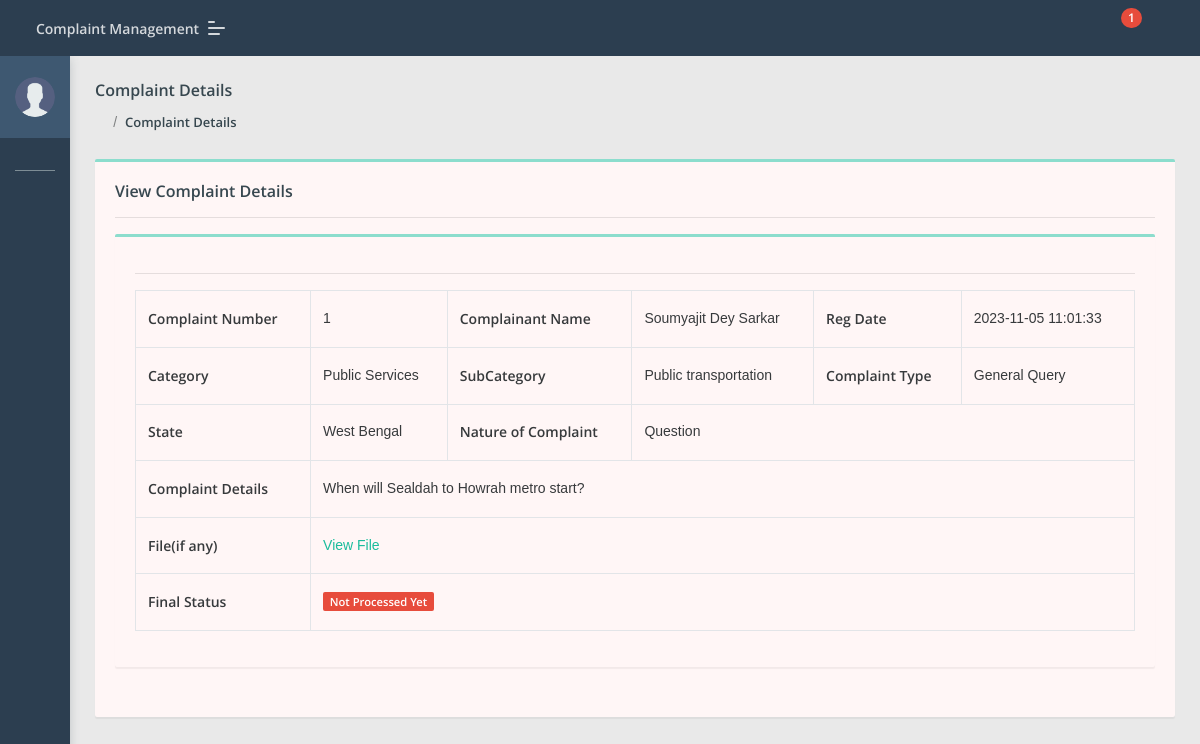
Page /cms/user/complaint-details.php?cid=1 (signed in) on the committed database.
### tables this page shows
CREATE TABLE `users` (
  `id` int(11) NOT NULL,
  `fullName` varchar(255) DEFAULT NULL,
  `userEmail` varchar(255) DEFAULT NULL,
  `password` varchar(255) DEFAULT NULL,
  `contactNo` bigint(11) DEFAULT NULL,
  `address` tinytext DEFAULT NULL,
  `State` varchar(255) DEFAULT NULL,
  `country` varchar(255) DEFAULT NULL,
  `pincode` int(6) DEFAULT NULL,
  `userImage` varchar(255) DEFAULT NULL,
  `regDate` timestamp NOT NULL DEFAULT current_timestamp(),
  `updationDate` timestamp NULL DEFAULT NULL,
  `status` int(1) DEFAULT NULL
);

CREATE TABLE `tblcomplaints` (
  `complaintNumber` int(11) NOT NULL,
  `userId` int(11) DEFAULT NULL,
  `category` int(11) DEFAULT NULL,
  `subcategory` varchar(255) DEFAULT NULL,
  `complaintType` varchar(255) DEFAULT NULL,
  `state` varchar(255) DEFAULT NULL,
  `noc` varchar(255) DEFAULT NULL,
  `complaintDetails` mediumtext DEFAULT NULL,
  `complaintFile` varchar(255) DEFAULT NULL,
  `regDate` timestamp NULL DEFAULT current_timestamp(),
  `status` varchar(50) DEFAULT NULL,
  `lastUpdationDate` timestamp NULL DEFAULT NULL ON UPDATE current_timestamp()
);

CREATE TABLE `category` (
  `id` int(11) NOT NULL,
  `categoryName` varchar(255) DEFAULT NULL,
  `categoryDescription` longtext DEFAULT NULL,
  `creationDate` timestamp NULL DEFAULT current_timestamp(),
  `updationDate` timestamp NULL DEFAULT NULL ON UPDATE current_timestamp()
);

### cms/user/complaint-details.php (the view, shortened to what this page needs)
<?php
include('include/config.php');
if(strlen($_SESSION['id'])==0)
    {
header('location:index.php');
}
else{
?>
<!DOCTYPE html>
<html lang="en">
<head>
    <link rel="stylesheet" href="../admin/assets/css/style.css">
</head>
<body class="">
	<?php include('include/sidebar.php');?>
	<?php include('include/header.php');?>
<section class="pcoded-main-container">
    <div class="pcoded-content">
        <div class="page-header">
            <div class="page-block">
                <div class="row align-items-center">
                    <div class="col-md-12">
                        <div class="page-header-title">
                            <h5 class="m-b-10">Complaint Details</h5>
                        </div>
                        <ul class="breadcrumb">
                            <li class="breadcrumb-item"><a href="dashboard.php"><i class="feather icon-home"></i></a></li>
                            <li class="breadcrumb-item"><a href="complaint-history.php">Complaint Details</a></li>
                        </ul>
                    </div>
                </div>
            </div>
        </div>
        <div class="row">
            <div class="col-sm-12">
                <div class="card">
                    <div class="card-body">
                        <h5>View Complaint Details</h5>
                        <hr>
                      <div class="row">
                            <div class="col-xl-12">
                <div class="card">
                    <div class="card-body table-border-style">
                        <div class="table-responsive">
                            <table class="table table-bordered">
                                <tbody>
                                   <?php $cid=$_GET['cid'];
$query=mysqli_query($con,"select tblcomplaints.*,users.fullName as name,category.categoryName as catname from tblcomplaints join users on users.id=tblcomplaints.userId join category on category.id=tblcomplaints.category where tblcomplaints.complaintNumber='$cid'");
while($row=mysqli_fetch_array($query))
{
?>
                                        <tr>
                                            <td><b>Complaint Number</b></td>
                                            <td><?php echo htmlentities($row['complaintNumber']);?></td>
                                            <td><b>Complainant Name</b></td>
                                            <td> <?php echo htmlentities($row['name']);?></td>
                                            <td><b>Reg Date</b></td>
                                            <td><?php echo htmlentities($row['regDate']);?>
                                            </td>
                                        </tr>
<tr>
                                            <td><b>Category </b></td>
                                            <td><?php echo htmlentities($row['catname']);?></td>
                                            <td><b>SubCategory</b></td>
                                            <td> <?php echo htmlentities($row['subcategory']);?></td>
                                            <td><b>Complaint Type</b></td>
                                            <td><?php echo htmlentities($row['complaintType']);?>
                                            </td>
                                        </tr>
<tr>
                                            <td><b>State </b></td>
                                            <td><?php echo htmlentities($row['state']);?></td>
                                            <td ><b>Nature of Complaint</b></td>
                                            <td colspan="3"> <?php echo htmlentities($row['noc']);?></td>
                                        </tr>
<tr>
                                            <td><b>Complaint Details </b></td>
                                            <td colspan="5"> <?php echo htmlentities($row['complaintDetails']);?></td>
                                        </tr>
<tr>
                                            <td><b>File(if any) </b></td>
                                            <td colspan="5"> <?php $cfile=$row['complaintFile'];
if($cfile=="" || $cfile=="NULL")
{
  echo "File NA";
}
else{?>
<a href="../user/complaintdocs/<?php echo htmlentities($row['complaintFile']);?>" target="_blank"/> View File</a>
<?php } ?></td>
</tr>
<tr>
<td><b>Final Status</b></td>
                                            <td colspan="5"> <?php $status=$row['status'];
                                                if($status==''): ?>
                                                <span class="badge badge-danger">Not Processed Yet</span>
                                            <?php elseif($status=='in process'):?>
                                             <span class="badge badge-warning">In Process</span>
                                         <?php elseif($status=='closed'):?>
                                             <span class="badge badge-success">Closed</span>
                                         <?php endif;?></td>
                                        </tr>
 <hr>
<?php $ret=mysqli_query($con,"select complaintremark.remark as remark,complaintremark.status as sstatus,complaintremark.remarkDate as rdate from complaintremark join tblcomplaints on tblcomplaints.complaintNumber=complaintremark.complaintNumber where complaintremark.complaintNumber='$cid'");
$cnt=1;
$count=mysqli_num_rows($ret);
if($count):
 ?>
<tr>
                                            <th colspan="4">Remark</th>
                                            <th>Status</th>
                                         <th>Updation Date</th></tr>
<?php while($rw=mysqli_fetch_array($ret))
{
?>
                                         <tr>
                                            <td colspan="4"><?php echo  htmlentities($rw['remark']); ?></td>
                                            <td><?php echo  htmlentities($rw['sstatus']); ?></td>
                                            <td><?php echo  htmlentities($rw['rdate']); ?></td></tr><?php $cnt=$cnt+1; } ?>
                                        <?php endif; } ?>
                                </tbody>
                            </table>
                        </div>
                    </div>
                </div>
            </div>
                        </div>
                    </div>
                </div>
            </div>
        </div>
    </div>
</section>
</body>
</html>
<?php } ?>

### cms/user/include/sidebar.php (shortened to what this page needs)
	<nav class="pcoded-navbar  ">
		<div class="navbar-wrapper  ">
			<div class="navbar-content scroll-div " >
				<div class="">
					<div class="main-menu-header">
						<?php
$id=intval($_SESSION["id"]);
$query=mysqli_query($con,"select * from users where id='$id'");
while($row=mysqli_fetch_array($query))
{
?>
						<img class="img-radius" src="../admin/assets/images/user/user.png" alt="User-Profile-Image">
						<div class="user-details">
						</div><?php } ?>
					</div>
				</div>
				<ul class="nav pcoded-inner-navbar ">
					<li class="nav-item pcoded-menu-caption">
					</li>
					<li class="nav-item">
					    <a href="dashboard.php" class="nav-link "><span class="pcoded-micon"><i class="feather icon-home"></i></span><span class="pcoded-mtext">Dashboard</span></a>
					</li>
					<li class="nav-item">
					    <a href="register-complaint.php" class="nav-link "><span class="pcoded-micon"><i class="feather icon-file-text"></i></span><span class="pcoded-mtext">Lodge Complaint</span></a>
					</li>
					<li class="nav-item">
					    <a href="complaint-history.php" class="nav-link "><span class="pcoded-micon"><i class="feather icon-align-justify"></i></span><span class="pcoded-mtext">Complaint History</span></a>
					</li>
				</ul>
			</div>
		</div>
	</nav>

### rows in the picture
tblcomplaints: complaintNumber "1", userId.fullName "Soumyajit Dey Sarkar", regDate "2023-11-05 11:01:33", category.categoryName "Public Services", subcategory "Public transportation", complaintType "General Query", state "West Bengal", noc "Question", complaintDetails "When will Sealdah to Howrah metro start?"

### other values in the picture
$num1 "1"
